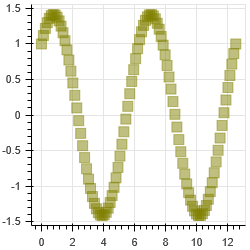

Source code (Python):
import numpy as np

from bokeh.plotting import figure, output_file, show
from bokeh.layouts import gridplot

N = 100
x = np.linspace(0, 4 * np.pi, N)
y0 = np.sin(x)
y1 = np.cos(x)
y2 = np.sin(x) + np.cos(x)

output_file("linked_panning.html")

s1 = figure(width=250, plot_height=250, title=None)
s1.circle(x, y0, size=10, color="navy", alpha=0.5)

s2 = figure(width=250, height=250, x_range=s1.x_range, y_range=s1.y_range, title=None)
s2.triangle(x, y1, size=10, color="firebrick", alpha=0.5)

s3 = figure(width=250, height=250, x_range=s1.x_range, title=None)
s3.square(x, y2, size=10, color="olive", alpha=0.5)

p = gridplot([[s1, s2, s3]])

show(p)
